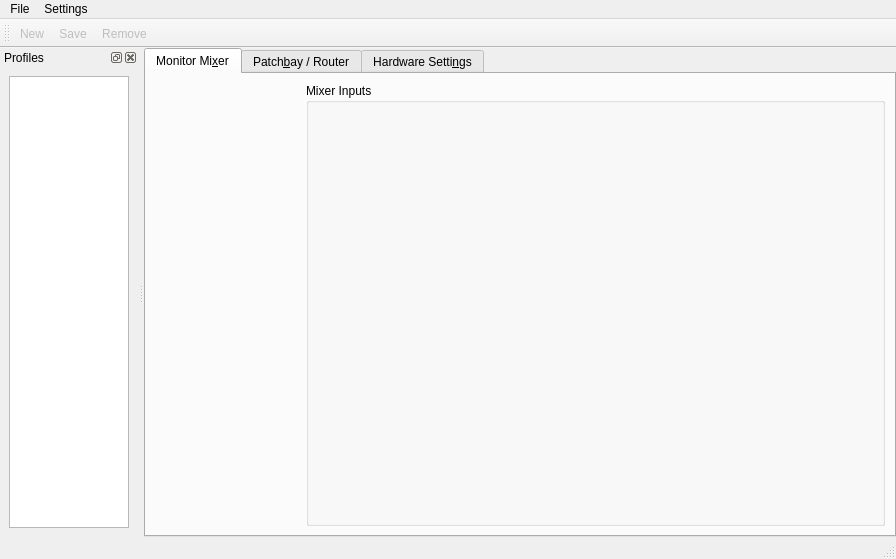
<?xml version="1.0" encoding="UTF-8"?>
<ui version="4.0">
 <class>MainWindow</class>
 <widget class="QMainWindow" name="MainWindow">
  <property name="geometry">
   <rect>
    <x>0</x>
    <y>0</y>
    <width>896</width>
    <height>559</height>
   </rect>
  </property>
  <property name="windowTitle">
   <string>Envy24 Mixer [*]</string>
  </property>
  <property name="styleSheet">
   <string notr="true"/>
  </property>
  <property name="animated">
   <bool>false</bool>
  </property>
  <property name="dockOptions">
   <set>QMainWindow::AllowNestedDocks|QMainWindow::AllowTabbedDocks</set>
  </property>
  <widget class="QWidget" name="centralwidget">
   <property name="sizePolicy">
    <sizepolicy hsizetype="Preferred" vsizetype="Preferred">
     <horstretch>0</horstretch>
     <verstretch>0</verstretch>
    </sizepolicy>
   </property>
   <layout class="QVBoxLayout" name="verticalLayout_3">
    <property name="spacing">
     <number>0</number>
    </property>
    <property name="leftMargin">
     <number>0</number>
    </property>
    <property name="topMargin">
     <number>0</number>
    </property>
    <property name="rightMargin">
     <number>0</number>
    </property>
    <property name="bottomMargin">
     <number>0</number>
    </property>
    <item>
     <widget class="QTabWidget" name="tabWidget">
      <property name="sizePolicy">
       <sizepolicy hsizetype="Preferred" vsizetype="Preferred">
        <horstretch>5</horstretch>
        <verstretch>0</verstretch>
       </sizepolicy>
      </property>
      <property name="minimumSize">
       <size>
        <width>0</width>
        <height>0</height>
       </size>
      </property>
      <property name="maximumSize">
       <size>
        <width>16777215</width>
        <height>16777215</height>
       </size>
      </property>
      <property name="currentIndex">
       <number>0</number>
      </property>
      <widget class="QWidget" name="mixerTab">
       <attribute name="title">
        <string>Monitor Mi&amp;xer</string>
       </attribute>
       <layout class="QHBoxLayout" name="_2">
        <item>
         <widget class="MasterVolume" name="masterVolume" native="true">
          <property name="sizePolicy">
           <sizepolicy hsizetype="Expanding" vsizetype="Expanding">
            <horstretch>1</horstretch>
            <verstretch>0</verstretch>
           </sizepolicy>
          </property>
          <property name="minimumSize">
           <size>
            <width>0</width>
            <height>1</height>
           </size>
          </property>
         </widget>
        </item>
        <item>
         <widget class="QGroupBox" name="inputGroup">
          <property name="sizePolicy">
           <sizepolicy hsizetype="Expanding" vsizetype="Expanding">
            <horstretch>4</horstretch>
            <verstretch>0</verstretch>
           </sizepolicy>
          </property>
          <property name="minimumSize">
           <size>
            <width>0</width>
            <height>1</height>
           </size>
          </property>
          <property name="title">
           <string>Mixer Inputs</string>
          </property>
          <layout class="QHBoxLayout" name="horizontalLayout">
           <item>
            <widget class="MixerInput" name="mixerPCM4" native="true">
             <property name="sizePolicy">
              <sizepolicy hsizetype="Expanding" vsizetype="Expanding">
               <horstretch>1</horstretch>
               <verstretch>0</verstretch>
              </sizepolicy>
             </property>
             <property name="minimumSize">
              <size>
               <width>0</width>
               <height>1</height>
              </size>
             </property>
            </widget>
           </item>
           <item>
            <widget class="MixerInput" name="mixerPCM1" native="true">
             <property name="sizePolicy">
              <sizepolicy hsizetype="Expanding" vsizetype="Expanding">
               <horstretch>1</horstretch>
               <verstretch>0</verstretch>
              </sizepolicy>
             </property>
             <property name="minimumSize">
              <size>
               <width>0</width>
               <height>1</height>
              </size>
             </property>
            </widget>
           </item>
           <item>
            <widget class="MixerInput" name="mixerAnalogIn" native="true">
             <property name="sizePolicy">
              <sizepolicy hsizetype="Expanding" vsizetype="Expanding">
               <horstretch>1</horstretch>
               <verstretch>0</verstretch>
              </sizepolicy>
             </property>
             <property name="minimumSize">
              <size>
               <width>0</width>
               <height>1</height>
              </size>
             </property>
            </widget>
           </item>
           <item>
            <widget class="MixerInput" name="mixerDigitalIn" native="true">
             <property name="sizePolicy">
              <sizepolicy hsizetype="Expanding" vsizetype="Expanding">
               <horstretch>1</horstretch>
               <verstretch>0</verstretch>
              </sizepolicy>
             </property>
             <property name="minimumSize">
              <size>
               <width>0</width>
               <height>1</height>
              </size>
             </property>
            </widget>
           </item>
          </layout>
         </widget>
        </item>
       </layout>
      </widget>
      <widget class="QWidget" name="routerTab">
       <attribute name="title">
        <string>Patch&amp;bay / Router</string>
       </attribute>
       <layout class="QHBoxLayout" name="_4">
        <item>
         <widget class="PatchBox" name="analogOut" native="true">
          <property name="sizePolicy">
           <sizepolicy hsizetype="Expanding" vsizetype="Expanding">
            <horstretch>1</horstretch>
            <verstretch>0</verstretch>
           </sizepolicy>
          </property>
         </widget>
        </item>
        <item>
         <widget class="PatchBox" name="digitalOut" native="true">
          <property name="sizePolicy">
           <sizepolicy hsizetype="Expanding" vsizetype="Expanding">
            <horstretch>1</horstretch>
            <verstretch>0</verstretch>
           </sizepolicy>
          </property>
         </widget>
        </item>
       </layout>
      </widget>
      <widget class="QWidget" name="hwTab">
       <attribute name="title">
        <string>Hardware Setti&amp;ngs</string>
       </attribute>
       <layout class="QHBoxLayout" name="_5">
        <item>
         <layout class="QVBoxLayout" name="_6">
          <item>
           <widget class="QGroupBox" name="masterGroup">
            <property name="sizePolicy">
             <sizepolicy hsizetype="Expanding" vsizetype="Expanding">
              <horstretch>0</horstretch>
              <verstretch>1</verstretch>
             </sizepolicy>
            </property>
            <property name="title">
             <string>Master Clock</string>
            </property>
            <layout class="QVBoxLayout" name="_7">
             <item>
              <widget class="QRadioButton" name="syncInternal">
               <property name="sizePolicy">
                <sizepolicy hsizetype="Expanding" vsizetype="Expanding">
                 <horstretch>0</horstretch>
                 <verstretch>1</verstretch>
                </sizepolicy>
               </property>
               <property name="text">
                <string>Internal</string>
               </property>
               <property name="shortcut">
                <string/>
               </property>
              </widget>
             </item>
             <item>
              <widget class="QRadioButton" name="syncDigital">
               <property name="enabled">
                <bool>true</bool>
               </property>
               <property name="sizePolicy">
                <sizepolicy hsizetype="Expanding" vsizetype="Expanding">
                 <horstretch>0</horstretch>
                 <verstretch>1</verstretch>
                </sizepolicy>
               </property>
               <property name="text">
                <string>Digital In</string>
               </property>
               <property name="shortcut">
                <string/>
               </property>
              </widget>
             </item>
            </layout>
           </widget>
          </item>
          <item>
           <widget class="QGroupBox" name="deemphasisGroup">
            <property name="sizePolicy">
             <sizepolicy hsizetype="Preferred" vsizetype="Preferred">
              <horstretch>0</horstretch>
              <verstretch>2</verstretch>
             </sizepolicy>
            </property>
            <property name="title">
             <string>Deemphasis</string>
            </property>
            <layout class="QVBoxLayout" name="_8">
             <item>
              <widget class="QRadioButton" name="dOff">
               <property name="sizePolicy">
                <sizepolicy hsizetype="Expanding" vsizetype="Expanding">
                 <horstretch>0</horstretch>
                 <verstretch>0</verstretch>
                </sizepolicy>
               </property>
               <property name="text">
                <string>Off</string>
               </property>
               <property name="shortcut">
                <string/>
               </property>
              </widget>
             </item>
             <item>
              <widget class="QRadioButton" name="d320">
               <property name="sizePolicy">
                <sizepolicy hsizetype="Expanding" vsizetype="Expanding">
                 <horstretch>0</horstretch>
                 <verstretch>0</verstretch>
                </sizepolicy>
               </property>
               <property name="text">
                <string>32.0 KHz</string>
               </property>
               <property name="shortcut">
                <string/>
               </property>
              </widget>
             </item>
             <item>
              <widget class="QRadioButton" name="d441">
               <property name="sizePolicy">
                <sizepolicy hsizetype="Expanding" vsizetype="Expanding">
                 <horstretch>0</horstretch>
                 <verstretch>0</verstretch>
                </sizepolicy>
               </property>
               <property name="text">
                <string>44.1 KH&amp;z</string>
               </property>
               <property name="shortcut">
                <string>Alt+Z</string>
               </property>
              </widget>
             </item>
             <item>
              <widget class="QRadioButton" name="d480">
               <property name="sizePolicy">
                <sizepolicy hsizetype="Expanding" vsizetype="Expanding">
                 <horstretch>0</horstretch>
                 <verstretch>0</verstretch>
                </sizepolicy>
               </property>
               <property name="text">
                <string>48.0 KHz</string>
               </property>
               <property name="shortcut">
                <string/>
               </property>
              </widget>
             </item>
            </layout>
           </widget>
          </item>
         </layout>
        </item>
        <item>
         <layout class="QVBoxLayout" name="_9">
          <item>
           <widget class="QGroupBox" name="internalRate">
            <property name="sizePolicy">
             <sizepolicy hsizetype="Expanding" vsizetype="Expanding">
              <horstretch>0</horstretch>
              <verstretch>0</verstretch>
             </sizepolicy>
            </property>
            <property name="title">
             <string>Codec Sample Rate</string>
            </property>
            <layout class="QVBoxLayout" name="_10">
             <item>
              <widget class="QGroupBox" name="internalGroup">
               <property name="sizePolicy">
                <sizepolicy hsizetype="Expanding" vsizetype="Expanding">
                 <horstretch>0</horstretch>
                 <verstretch>0</verstretch>
                </sizepolicy>
               </property>
               <property name="minimumSize">
                <size>
                 <width>0</width>
                 <height>5</height>
                </size>
               </property>
               <property name="title">
                <string/>
               </property>
               <layout class="QVBoxLayout" name="_11">
                <item>
                 <widget class="QRadioButton" name="xtal320">
                  <property name="sizePolicy">
                   <sizepolicy hsizetype="Expanding" vsizetype="Expanding">
                    <horstretch>0</horstretch>
                    <verstretch>0</verstretch>
                   </sizepolicy>
                  </property>
                  <property name="text">
                   <string>32&amp;000</string>
                  </property>
                  <property name="shortcut">
                   <string>Alt+0</string>
                  </property>
                 </widget>
                </item>
                <item>
                 <widget class="QRadioButton" name="xtal441">
                  <property name="sizePolicy">
                   <sizepolicy hsizetype="Expanding" vsizetype="Expanding">
                    <horstretch>0</horstretch>
                    <verstretch>0</verstretch>
                   </sizepolicy>
                  </property>
                  <property name="text">
                   <string>&amp;44100</string>
                  </property>
                  <property name="shortcut">
                   <string>Alt+4</string>
                  </property>
                 </widget>
                </item>
                <item>
                 <widget class="QRadioButton" name="xtal480">
                  <property name="sizePolicy">
                   <sizepolicy hsizetype="Expanding" vsizetype="Expanding">
                    <horstretch>0</horstretch>
                    <verstretch>0</verstretch>
                   </sizepolicy>
                  </property>
                  <property name="text">
                   <string>4&amp;8000</string>
                  </property>
                  <property name="shortcut">
                   <string>Alt+8</string>
                  </property>
                 </widget>
                </item>
                <item>
                 <widget class="QRadioButton" name="xtal882">
                  <property name="sizePolicy">
                   <sizepolicy hsizetype="Expanding" vsizetype="Expanding">
                    <horstretch>0</horstretch>
                    <verstretch>0</verstretch>
                   </sizepolicy>
                  </property>
                  <property name="text">
                   <string>88&amp;200</string>
                  </property>
                  <property name="shortcut">
                   <string>Alt+2</string>
                  </property>
                 </widget>
                </item>
                <item>
                 <widget class="QRadioButton" name="xtal960">
                  <property name="sizePolicy">
                   <sizepolicy hsizetype="Expanding" vsizetype="Expanding">
                    <horstretch>0</horstretch>
                    <verstretch>0</verstretch>
                   </sizepolicy>
                  </property>
                  <property name="text">
                   <string>&amp;96000</string>
                  </property>
                  <property name="shortcut">
                   <string>Alt+9</string>
                  </property>
                 </widget>
                </item>
               </layout>
              </widget>
             </item>
             <item>
              <widget class="QCheckBox" name="checkLock">
               <property name="sizePolicy">
                <sizepolicy hsizetype="Expanding" vsizetype="Expanding">
                 <horstretch>0</horstretch>
                 <verstretch>0</verstretch>
                </sizepolicy>
               </property>
               <property name="minimumSize">
                <size>
                 <width>0</width>
                 <height>1</height>
                </size>
               </property>
               <property name="text">
                <string>Rate &amp;Locked</string>
               </property>
               <property name="shortcut">
                <string>Alt+L</string>
               </property>
              </widget>
             </item>
             <item>
              <widget class="QCheckBox" name="checkReset">
               <property name="sizePolicy">
                <sizepolicy hsizetype="Expanding" vsizetype="Expanding">
                 <horstretch>0</horstretch>
                 <verstretch>1</verstretch>
                </sizepolicy>
               </property>
               <property name="text">
                <string>Reset When Idle</string>
               </property>
               <property name="shortcut">
                <string/>
               </property>
              </widget>
             </item>
            </layout>
           </widget>
          </item>
          <item>
           <spacer name="spacer2">
            <property name="orientation">
             <enum>Qt::Vertical</enum>
            </property>
            <property name="sizeType">
             <enum>QSizePolicy::Expanding</enum>
            </property>
            <property name="sizeHint" stdset="0">
             <size>
              <width>20</width>
              <height>20</height>
             </size>
            </property>
           </spacer>
          </item>
         </layout>
        </item>
        <item>
         <layout class="QVBoxLayout" name="_12">
          <item>
           <widget class="QGroupBox" name="digitalGroup">
            <property name="enabled">
             <bool>true</bool>
            </property>
            <property name="sizePolicy">
             <sizepolicy hsizetype="Expanding" vsizetype="Expanding">
              <horstretch>0</horstretch>
              <verstretch>0</verstretch>
             </sizepolicy>
            </property>
            <property name="title">
             <string>Digital In Sample Rate</string>
            </property>
            <layout class="QVBoxLayout" name="_13">
             <item>
              <widget class="QRadioButton" name="iec320">
               <property name="enabled">
                <bool>true</bool>
               </property>
               <property name="sizePolicy">
                <sizepolicy hsizetype="Expanding" vsizetype="Expanding">
                 <horstretch>0</horstretch>
                 <verstretch>0</verstretch>
                </sizepolicy>
               </property>
               <property name="text">
                <string>&amp;32000</string>
               </property>
               <property name="shortcut">
                <string>Alt+3</string>
               </property>
              </widget>
             </item>
             <item>
              <widget class="QRadioButton" name="iec441">
               <property name="sizePolicy">
                <sizepolicy hsizetype="Expanding" vsizetype="Expanding">
                 <horstretch>0</horstretch>
                 <verstretch>0</verstretch>
                </sizepolicy>
               </property>
               <property name="text">
                <string>44&amp;100</string>
               </property>
               <property name="shortcut">
                <string>Alt+1</string>
               </property>
              </widget>
             </item>
             <item>
              <widget class="QRadioButton" name="iec480">
               <property name="sizePolicy">
                <sizepolicy hsizetype="Expanding" vsizetype="Expanding">
                 <horstretch>0</horstretch>
                 <verstretch>0</verstretch>
                </sizepolicy>
               </property>
               <property name="text">
                <string>4&amp;8000</string>
               </property>
               <property name="shortcut">
                <string>Alt+8</string>
               </property>
              </widget>
             </item>
             <item>
              <widget class="QRadioButton" name="iec882">
               <property name="sizePolicy">
                <sizepolicy hsizetype="Expanding" vsizetype="Expanding">
                 <horstretch>0</horstretch>
                 <verstretch>0</verstretch>
                </sizepolicy>
               </property>
               <property name="text">
                <string>88&amp;200</string>
               </property>
               <property name="shortcut">
                <string>Alt+2</string>
               </property>
              </widget>
             </item>
             <item>
              <widget class="QRadioButton" name="iec960">
               <property name="sizePolicy">
                <sizepolicy hsizetype="Expanding" vsizetype="Expanding">
                 <horstretch>0</horstretch>
                 <verstretch>0</verstretch>
                </sizepolicy>
               </property>
               <property name="text">
                <string>9&amp;6000</string>
               </property>
               <property name="shortcut">
                <string>Alt+6</string>
               </property>
              </widget>
             </item>
            </layout>
           </widget>
          </item>
          <item>
           <spacer name="spacer3">
            <property name="orientation">
             <enum>Qt::Vertical</enum>
            </property>
            <property name="sizeType">
             <enum>QSizePolicy::Expanding</enum>
            </property>
            <property name="sizeHint" stdset="0">
             <size>
              <width>20</width>
              <height>20</height>
             </size>
            </property>
           </spacer>
          </item>
         </layout>
        </item>
       </layout>
      </widget>
     </widget>
    </item>
   </layout>
  </widget>
  <widget class="QMenuBar" name="menubar">
   <property name="geometry">
    <rect>
     <x>0</x>
     <y>0</y>
     <width>896</width>
     <height>24</height>
    </rect>
   </property>
   <widget class="QMenu" name="menuFile">
    <property name="title">
     <string>File</string>
    </property>
    <addaction name="actionClose"/>
    <addaction name="actionQuit"/>
   </widget>
   <widget class="QMenu" name="menuSettings">
    <property name="title">
     <string>Settings</string>
    </property>
    <addaction name="actionStatusbar"/>
    <addaction name="actionToolbar"/>
    <addaction name="actionProfileDock"/>
   </widget>
   <addaction name="menuFile"/>
   <addaction name="menuSettings"/>
  </widget>
  <widget class="QStatusBar" name="statusbar"/>
  <widget class="QDockWidget" name="profileDock">
   <property name="sizePolicy">
    <sizepolicy hsizetype="Expanding" vsizetype="Preferred">
     <horstretch>0</horstretch>
     <verstretch>0</verstretch>
    </sizepolicy>
   </property>
   <property name="windowTitle">
    <string>Profiles</string>
   </property>
   <attribute name="dockWidgetArea">
    <number>1</number>
   </attribute>
   <widget class="QWidget" name="profileDockContents">
    <property name="sizePolicy">
     <sizepolicy hsizetype="Expanding" vsizetype="Expanding">
      <horstretch>0</horstretch>
      <verstretch>0</verstretch>
     </sizepolicy>
    </property>
    <layout class="QVBoxLayout" name="modelDocklayout">
     <item>
      <widget class="QListWidget" name="profiles">
       <property name="sizePolicy">
        <sizepolicy hsizetype="Ignored" vsizetype="Expanding">
         <horstretch>0</horstretch>
         <verstretch>0</verstretch>
        </sizepolicy>
       </property>
       <property name="minimumSize">
        <size>
         <width>120</width>
         <height>0</height>
        </size>
       </property>
       <property name="contextMenuPolicy">
        <enum>Qt::ActionsContextMenu</enum>
       </property>
       <property name="editTriggers">
        <set>QAbstractItemView::NoEditTriggers</set>
       </property>
       <property name="alternatingRowColors">
        <bool>true</bool>
       </property>
       <property name="sortingEnabled">
        <bool>true</bool>
       </property>
      </widget>
     </item>
    </layout>
   </widget>
  </widget>
  <widget class="QToolBar" name="toolBar">
   <property name="windowTitle">
    <string>toolBar</string>
   </property>
   <attribute name="toolBarArea">
    <enum>TopToolBarArea</enum>
   </attribute>
   <attribute name="toolBarBreak">
    <bool>false</bool>
   </attribute>
   <addaction name="actionNewProfile"/>
   <addaction name="actionSaveProfile"/>
   <addaction name="actionDeleteProfile"/>
  </widget>
  <action name="actionNewProfile">
   <property name="enabled">
    <bool>false</bool>
   </property>
   <property name="icon">
    <iconset theme="document-new">
     <normaloff/>
    </iconset>
   </property>
   <property name="text">
    <string>New...</string>
   </property>
   <property name="toolTip">
    <string>Create new profile</string>
   </property>
   <property name="shortcut">
    <string>Ctrl+N</string>
   </property>
  </action>
  <action name="actionSaveProfile">
   <property name="enabled">
    <bool>false</bool>
   </property>
   <property name="icon">
    <iconset theme="document-save">
     <normaloff/>
    </iconset>
   </property>
   <property name="text">
    <string>Save</string>
   </property>
   <property name="toolTip">
    <string>Save current profile</string>
   </property>
   <property name="shortcut">
    <string>Ctrl+S</string>
   </property>
  </action>
  <action name="actionStatusbar">
   <property name="checkable">
    <bool>true</bool>
   </property>
   <property name="checked">
    <bool>true</bool>
   </property>
   <property name="text">
    <string>Statusbar</string>
   </property>
   <property name="toolTip">
    <string>Toggle statusbar visibility</string>
   </property>
  </action>
  <action name="actionToolbar">
   <property name="checkable">
    <bool>true</bool>
   </property>
   <property name="checked">
    <bool>true</bool>
   </property>
   <property name="text">
    <string>Toolbar</string>
   </property>
   <property name="toolTip">
    <string>Toggle toolbar visibility</string>
   </property>
  </action>
  <action name="actionProfileDock">
   <property name="checkable">
    <bool>true</bool>
   </property>
   <property name="checked">
    <bool>true</bool>
   </property>
   <property name="text">
    <string>ProfileDock</string>
   </property>
   <property name="toolTip">
    <string>Toggle ProfileDock visibility</string>
   </property>
  </action>
  <action name="actionDeleteProfile">
   <property name="enabled">
    <bool>false</bool>
   </property>
   <property name="icon">
    <iconset theme="edit-delete">
     <normaloff/>
    </iconset>
   </property>
   <property name="text">
    <string>Remove</string>
   </property>
   <property name="toolTip">
    <string>Delete current profile</string>
   </property>
   <property name="shortcut">
    <string>Del</string>
   </property>
  </action>
  <action name="actionRenameProfile">
   <property name="enabled">
    <bool>false</bool>
   </property>
   <property name="text">
    <string>Rename</string>
   </property>
   <property name="toolTip">
    <string>Rename current profile</string>
   </property>
   <property name="shortcut">
    <string>F2</string>
   </property>
  </action>
  <action name="actionQuit">
   <property name="icon">
    <iconset theme="application-exit">
     <normaloff/>
    </iconset>
   </property>
   <property name="text">
    <string>Quit</string>
   </property>
   <property name="shortcut">
    <string>Ctrl+Q</string>
   </property>
  </action>
  <action name="actionClose">
   <property name="icon">
    <iconset theme="window-close">
     <normaloff/>
    </iconset>
   </property>
   <property name="text">
    <string>Close</string>
   </property>
   <property name="toolTip">
    <string>Minimize</string>
   </property>
   <property name="shortcut">
    <string>Ctrl+W</string>
   </property>
  </action>
 </widget>
 <customwidgets>
  <customwidget>
   <class>MasterVolume</class>
   <extends>QWidget</extends>
   <header>mastervolume.h</header>
  </customwidget>
  <customwidget>
   <class>MixerInput</class>
   <extends>QWidget</extends>
   <header>mixerinput.h</header>
  </customwidget>
  <customwidget>
   <class>PatchBox</class>
   <extends>QWidget</extends>
   <header>patchbox.h</header>
  </customwidget>
 </customwidgets>
 <resources/>
 <connections>
  <connection>
   <sender>actionStatusbar</sender>
   <signal>toggled(bool)</signal>
   <receiver>statusbar</receiver>
   <slot>setVisible(bool)</slot>
   <hints>
    <hint type="sourcelabel">
     <x>-1</x>
     <y>-1</y>
    </hint>
    <hint type="destinationlabel">
     <x>407</x>
     <y>556</y>
    </hint>
   </hints>
  </connection>
  <connection>
   <sender>actionToolbar</sender>
   <signal>toggled(bool)</signal>
   <receiver>toolBar</receiver>
   <slot>setVisible(bool)</slot>
   <hints>
    <hint type="sourcelabel">
     <x>-1</x>
     <y>-1</y>
    </hint>
    <hint type="destinationlabel">
     <x>407</x>
     <y>32</y>
    </hint>
   </hints>
  </connection>
  <connection>
   <sender>actionProfileDock</sender>
   <signal>toggled(bool)</signal>
   <receiver>profileDock</receiver>
   <slot>setVisible(bool)</slot>
   <hints>
    <hint type="sourcelabel">
     <x>-1</x>
     <y>-1</y>
    </hint>
    <hint type="destinationlabel">
     <x>70</x>
     <y>302</y>
    </hint>
   </hints>
  </connection>
  <connection>
   <sender>profileDock</sender>
   <signal>visibilityChanged(bool)</signal>
   <receiver>actionProfileDock</receiver>
   <slot>setChecked(bool)</slot>
   <hints>
    <hint type="sourcelabel">
     <x>136</x>
     <y>298</y>
    </hint>
    <hint type="destinationlabel">
     <x>-1</x>
     <y>-1</y>
    </hint>
   </hints>
  </connection>
  <connection>
   <sender>toolBar</sender>
   <signal>visibilityChanged(bool)</signal>
   <receiver>actionToolbar</receiver>
   <slot>setChecked(bool)</slot>
   <hints>
    <hint type="sourcelabel">
     <x>447</x>
     <y>44</y>
    </hint>
    <hint type="destinationlabel">
     <x>-1</x>
     <y>-1</y>
    </hint>
   </hints>
  </connection>
 </connections>
</ui>
